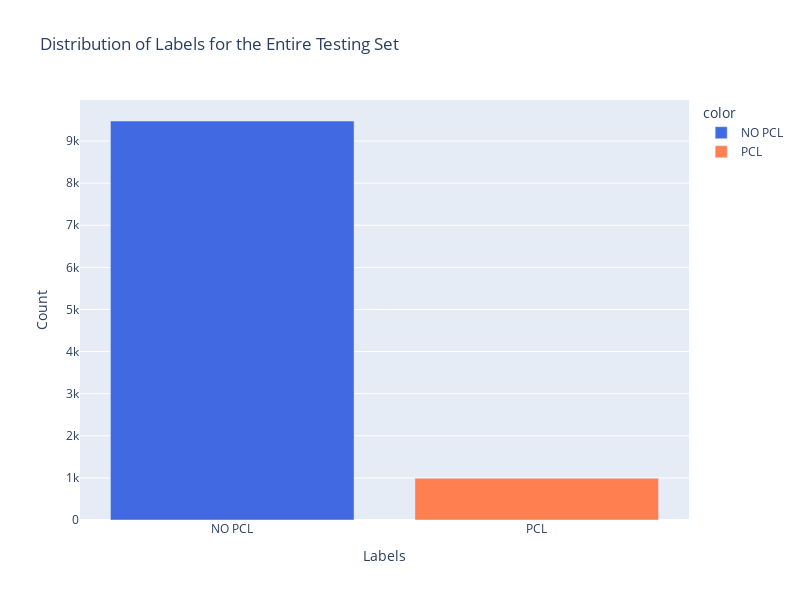

The code cell stored with this chart in its notebook:
### Code cell
fig = px.bar(original_train_data['label'].value_counts(), x=['NO PCL', 'PCL'], y=original_train_data['label'].value_counts().values,
             labels={'x': 'Labels', 'y': 'Count'}, title='Distribution of Labels for the Entire Testing Set',
             color=['NO PCL', 'PCL'], color_discrete_sequence=list(colors.values()))
fig.update_layout(width=800,height=600)
fig.show()

### Figure 1 — Plotly figure (JSON) as saved in the notebook; plotly's stock layout.template omitted (floating-point values rounded to 4 significant figures)
{"data": [{"alignmentgroup": "True", "hovertemplate": "color=NO PCL<br>Labels=%{x}<br>Count=%{y}<extra></extra>", "legendgroup": "NO PCL", "marker": {"color": "royalblue", "pattern": {"shape": ""}}, "name": "NO PCL", "offsetgroup": "NO PCL", "orientation": "v", "showlegend": true, "textposition": "auto", "type": "bar", "x": ["NO PCL"], "xaxis": "x", "y": [9476], "yaxis": "y"}, {"alignmentgroup": "True", "hovertemplate": "color=PCL<br>Labels=%{x}<br>Count=%{y}<extra></extra>", "legendgroup": "PCL", "marker": {"color": "coral", "pattern": {"shape": ""}}, "name": "PCL", "offsetgroup": "PCL", "orientation": "v", "showlegend": true, "textposition": "auto", "type": "bar", "x": ["PCL"], "xaxis": "x", "y": [993], "yaxis": "y"}], "layout": {"barmode": "relative", "height": 600, "legend": {"title": {"text": "color"}, "tracegroupgap": 0}, "title": {"text": "Distribution of Labels for the Entire Testing Set"}, "width": 800, "xaxis": {"anchor": "y", "domain": [0, 1], "title": {"text": "Labels"}}, "yaxis": {"anchor": "x", "domain": [0, 1], "title": {"text": "Count"}}}}
